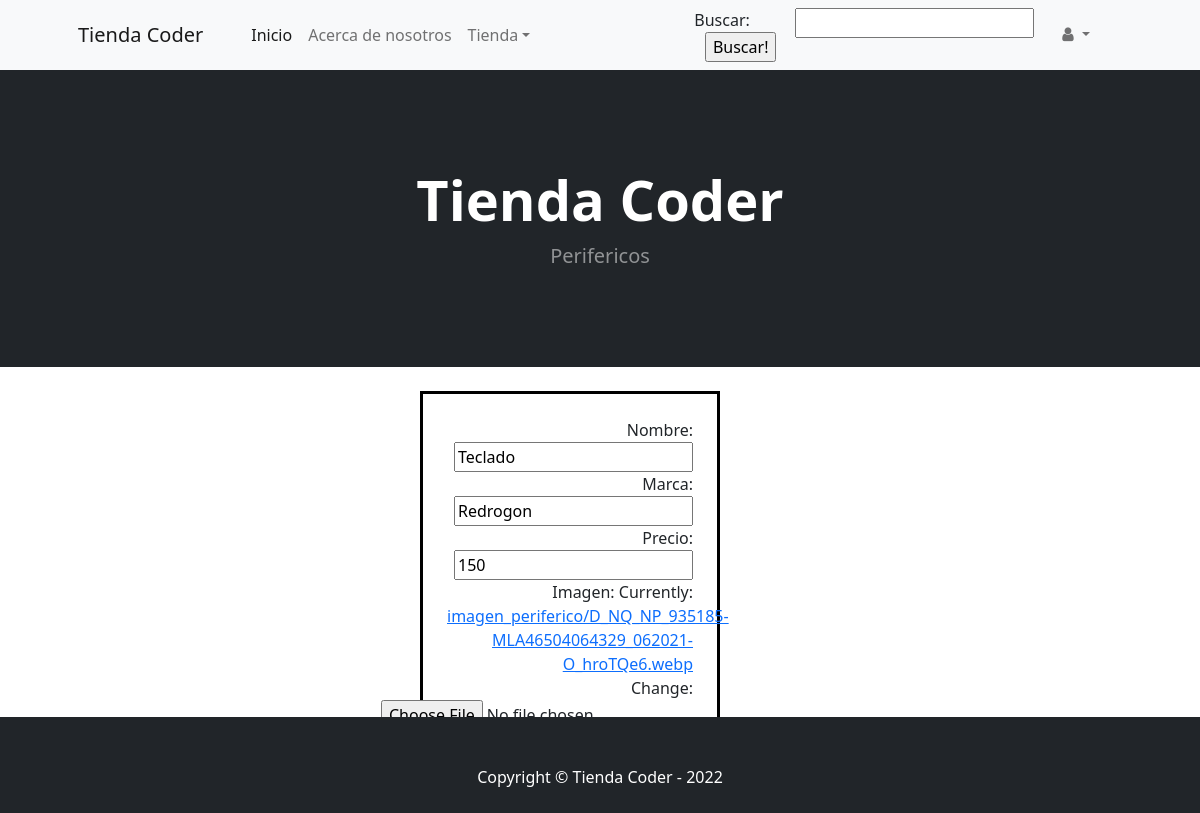
Screenshot of /Tienda_Coder/periferico_editar/6/ with the database file from the repository.
### Tienda_Coder/models.py (models this page shows)
class Perifericos(models.Model):
    nombre = models.CharField(max_length=30)
    marca = models.CharField(max_length=20)
    precio = models.IntegerField()
    imagen = models.ImageField(upload_to='imagen_periferico', null='True', blank='True')

### Tienda_Coder/views.py (the view)
# urls.py: path('Tienda_Coder/periferico_editar/<id>/', Editar_Periferico, name='periferico_editar'),
def Editar_Periferico(request, id):
    periferico = Perifericos.objects.get(id=id)
    if request.method == 'POST':
        form = Perifericos_Form(request.POST, request.FILES)
        if form.is_valid():
            data = form.cleaned_data
            periferico.nombre = data['nombre']
            periferico.marca = data['marca']
            periferico.precio = data['precio']
            periferico.imagen = data['imagen']
            periferico.save()
            return redirect('perifericos')
        else:
            return render(request, 'Tienda_Coder/periferico_editar.html', {'form': form, 'errores': form.errors})
    else:
        form = Perifericos_Form(initial={'nombre': periferico.nombre, 'marca': periferico.marca, 'precio': periferico.precio, 'imagen': periferico.imagen})
        return render(request, 'Tienda_Coder/periferico_editar.html', {'form': form, 'errores': ''})

### Tienda_Coder/forms.py
class Perifericos_Form(forms.Form):
    nombre = forms.CharField()
    marca = forms.CharField()
    precio = forms.IntegerField()
    imagen = forms.ImageField()

### Tienda_Coder/templates/Tienda_Coder/periferico_editar.html (shortened to what this page needs)
{% extends 'Tienda_Coder/base.html' %}
{% load static %}
{% block titulo %}
                    <h1 class="display-4 fw-bolder">Tienda Coder</h1>
                    <p class="lead fw-normal text-white-50 mb-0">Perifericos</p>
{% endblock %}
{% block contenido %}
<form method="post" enctype="multipart/form-data">
    <div class="fromularios">
    {{ form.as_p }}
</div>
</form>
{% endblock %}

### rows the page displays
Perifericos: nombre "Teclado", marca "Redrogon", precio "150"
